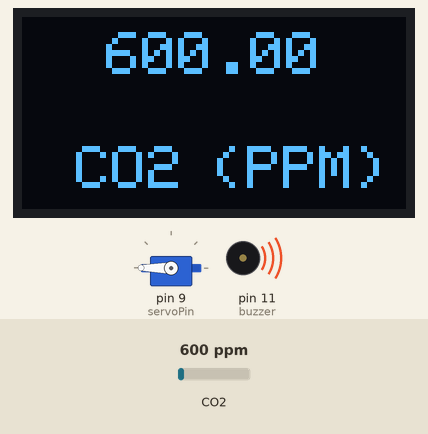
Recording of a sketch running on a simulated Arduino Uno, built with avr-gcc and run on an emulated ATmega328P. On the bench: 128×64 one-colour display, servo, buzzer (waves = sounding). The test bench sets the inputs (shaded band); at power-on: CO2 600 ppm. What the sketch prints to the serial monitor is not drawn.

Above: at 1.7 s.
1.8 s: CO2 set to 452 ppm
At 3.9 s:
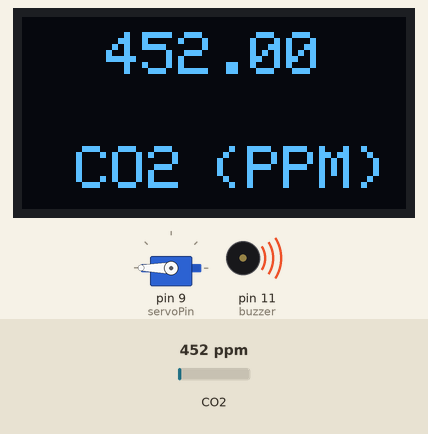
4.7 s: CO2 set to 1050 ppm
At 7.0 s:
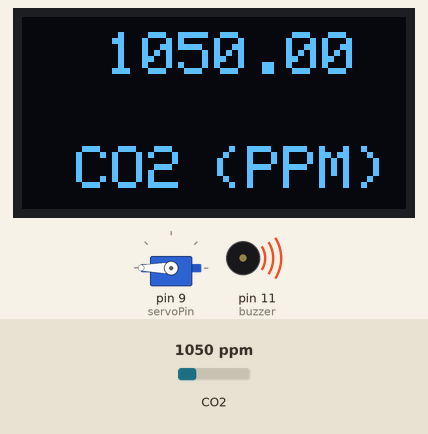
7.8 s: CO2 set to 1700 ppm
At 10.2 s:
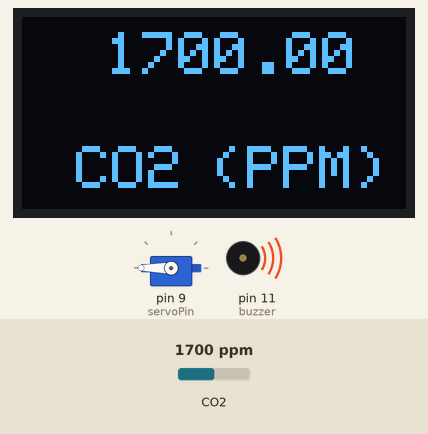
Timing chart, 0 to 11.7 s (numbered marks = the images above; inputs shaded):
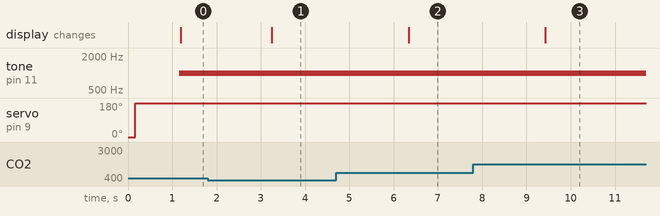

Measured:
- after the input at 1.8 s, the display: changes after 1.4 s (image 1)
- after the input at 4.7 s, the display: changes after 1.6 s (image 2)
- after the input at 7.8 s, the display: changes after 1.6 s (image 3)

The sketch:

emergencyCarVentSystem.ino
```cpp
#include "MQ135.h"
#include <SPI.h>
#include <Servo.h>   //servo library
#include <Adafruit_GFX.h>
#include <Adafruit_SSD1306.h>
#define OLED_RESET 4

#include <stdlib.h>
#include <SoftwareSerial.h>
#include <ArduinoJson.h>
#include <EEPROM.h>
#include <Wire.h>

SoftwareSerial nodemcu(2,3);

boolean dataArray[3];

Adafruit_SSD1306 display(OLED_RESET);
MQ135 gasSensor = MQ135(A1);
int val;
int sensorPin = A1;
int sensorValue = 0;
Servo servo;
int servoPin =9;
int buzzer=11;
void setup() {
  Wire.begin(4);                // join i2c bus with address #4
  //Wire.onReceive(receiveEvent);
  Serial.begin(9600);
  nodemcu.begin(9600);
  pinMode(sensorPin, INPUT);
  display.begin(SSD1306_SWITCHCAPVCC,0x3C);
  display.clearDisplay();
  display.display();

    servo.attach(servoPin);
    servo.write(0);         //close cap on power on
    delay(100);
}
float temp;
void loop() {
  //servo.attach(servoPin);
//  val = analogRead(A1);
//  Serial.print ("raw = ");
//  Serial.println (val);
    float ppm = gasSensor.getPPM();
    Serial.print ("ppm: ");
    Serial.println (ppm);


  if(ppm>2){
    //buzzer
    servo.attach(servoPin);
    servo.write(270);
    delay(1000);
    servo.detach();
    tone(buzzer, 1000);
  }
  else
  {
    servo.attach(servoPin);
    servo.write(0);
    delay(1000);
    servo.detach();
  noTone(buzzer);
  }

 display.setTextSize(2);
  display.setTextColor(WHITE);
  display.setCursor(18,43);
  display.println("CO2");
  display.setCursor(63,43);
  display.println("(PPM)");
  display.setTextSize(2);
  display.setCursor(28,5);
  display.println(ppm);
  display.display();
  display.clearDisplay();

  //delay(1000);
}

/*
void receiveEvent(int howMany)
{
  for(int i=0; i<howMany; i++)
  {
    dataArray[i] = Wire.read();
    //Serial.print(dataArray[i], HEX);
  }
}*/
```

CO2_wokingPart.c
```cpp
#include "MQ135.h"
#include <SPI.h>
#include <Adafruit_GFX.h>
#include <Adafruit_SSD1306.h>
#define OLED_RESET 4
Adafruit_SSD1306 display(OLED_RESET);
MQ135 gasSensor = MQ135(A1);
int val;
int sensorPin = A1;
int sensorValue = 0;
void setup() {
  Serial.begin(9600);
  pinMode(sensorPin, INPUT);
  display.begin(SSD1306_SWITCHCAPVCC,0x3C);
  display.clearDisplay();
  display.display();
}

float temp;
void loop() {
  val = analogRead(A1);
  temp= analogRead(A0);
  temp=temp*0.48828125;
  Serial.print ("raw = ");
  Serial.println (val);
  float ppm = gasSensor.getPPM();
  Serial.print ("ppm: ");
  Serial.println (ppm);

  Serial.print("Temperature: ");
  Serial.print(temp);
  Serial.print("*C");
  Serial.println();

  display.setTextSize(2);
  display.setTextColor(WHITE);
  display.setCursor(18,43);
  display.println("CO2");
  display.setCursor(63,43);
  display.println("(PPM)");
  display.setTextSize(2);
  display.setCursor(28,5);
  display.println(ppm);
  display.display();
  display.clearDisplay();
  delay(1000);
}
```

I2C_addressLocator.c
```cpp
#include <Wire.h>
void setup()
{
  Serial.begin (115200);
   while (!Serial)
    {
    }

  Serial.println ();
  Serial.println ("I2C scanner. Scanning ...");
  byte count = 0;
  pinMode(13,OUTPUT);
  digitalWrite(13,HIGH);
  Wire.begin();
  for (byte i = 1; i < 120; i++)
  {
    Wire.beginTransmission (i);
    if (Wire.endTransmission () == 0)
      {
      Serial.print ("Found address: ");
      Serial.print (i, DEC);
      Serial.print (" (0x");
      Serial.print (i, HEX);
      Serial.println (")");
      count++;
      delay (1);
      }
  }
  Serial.println ("Done.");
  Serial.print ("Found ");
  Serial.print (count, DEC);
  Serial.println (" device(s).");
}

void loop() {}
```

buzzerTrial.c
```cpp
int buzzer=11;
void setup() {

}
void loop() {
  tone(buzzer, 450);
  delay(1000);
  noTone(buzzer);
  delay(1000);

}
```

emergencyVentSystem.c
```cpp
#include "MQ135.h"
#include <SPI.h>
#include <Servo.h>   //servo library
#include <Adafruit_GFX.h>
#include <Adafruit_SSD1306.h>
#define OLED_RESET 4
Adafruit_SSD1306 display(OLED_RESET);
MQ135 gasSensor = MQ135(A1);
int val;
int sensorPin = A1;
int sensorValue = 0;
Servo servo;
int servoPin =9;
int buzzer=11;
void setup() {
  Serial.begin(9600);
  pinMode(sensorPin, INPUT);
  display.begin(SSD1306_SWITCHCAPVCC,0x3C);
  display.clearDisplay();
  display.display();

   servo.attach(servoPin);
    servo.write(0);         //close cap on power on
    delay(100);
    servo.detach();
}

float temp;

void loop() {
  val = analogRead(A1);
  temp= analogRead(A0);
  temp=temp*0.48828125;
  Serial.print ("raw = ");
  Serial.println (val);
  float ppm = gasSensor.getPPM();
  Serial.print ("ppm: ");
  Serial.println (ppm);

  Serial.print("Temperature: ");
  Serial.print(temp);
  Serial.print("C");
  Serial.println();

  if(ppm>10){       //we took this as the dummy data

    servo.attach(servoPin);
    delay(1);
    servo.write(0);
    delay(3000);
    servo.write(360);
    delay(1000);
    servo.detach();

    //buzzer
    tone(buzzer, 45);
    delay(1000);
    noTone(buzzer);
    delay(1000);

  //oled display
    display.setTextSize(2);
  display.setTextColor(WHITE);
  display.setCursor(18,43);
  display.println("CO2");
  display.setCursor(63,43);
  display.println("(PPM)");
  display.setTextSize(2);
  display.setCursor(28,5);
  display.println(ppm);
  display.display();
  display.clearDisplay();
  delay(1000);
  }

  if(ppm<=10){
    servo.attach(servoPin);
    servo.write(0);

    display.setTextSize(2);
  display.setTextColor(WHITE);
  display.setCursor(18,43);
  display.println("CO2");
  display.setCursor(63,43);
  display.println("(PPM)");
  display.setTextSize(2);
  display.setCursor(28,5);
  display.println(ppm);
  display.display();
  display.clearDisplay();
  delay(1000);
  }
}
```

mq135_oledTrial2.c
```cpp
// The load resistance on the board
//#define RLOAD 22.0
#include "MQ135.h"
#include <SPI.h>
#include <Adafruit_GFX.h>
#include <Adafruit_SSD1306.h>
//#define SCREEN_WIDTH 128 // OLED display width, in pixels
//#define SCREEN_HEIGHT 64 // OLED display height, in pixels
// Declaration for SSD1306 display connected using software SPI (default case):
//#define OLED_MOSI   9
//#define OLED_CLK   10
//#define OLED_DC    11
//#define OLED_CS    12
#define OLED_RESET 4
Adafruit_SSD1306 display(OLED_RESET);
MQ135 gasSensor = MQ135(A1);
int val;
int sensorPin = A1;
int sensorValue = 0;
void setup() {
  Serial.begin(9600);
  pinMode(sensorPin, INPUT);
  display.begin(SSD1306_SWITCHCAPVCC,0x3C);
  display.clearDisplay();
  display.display();
}
void loop() {
  val = analogRead(A1);
  Serial.print ("raw = ");
  Serial.println (val);
 // float zero = gasSensor.getRZero();
 // Serial.print ("rzero: ");
  //Serial.println (zero);
  float ppm = gasSensor.getPPM();
  Serial.print ("ppm: ");
  Serial.println (ppm);
  display.setTextSize(2);
  display.setTextColor(WHITE);
  display.setCursor(18,43);
  display.println("CO2");
  display.setCursor(63,43);
  display.println("(PPM)");
  display.setTextSize(2);
  display.setCursor(28,5);
  display.println(ppm);
  display.display();
  display.clearDisplay();
  delay(1000);
}
```

mq135_oledTrial3.c
```cpp
// The load resistance on the board
//#define RLOAD 22.0
#include "MQ135.h"
#include <SPI.h>
#include <Adafruit_GFX.h>
#include <Adafruit_SSD1306.h>
//#define SCREEN_WIDTH 128 // OLED display width, in pixels
//#define SCREEN_HEIGHT 64 // OLED display height, in pixels
// Declaration for SSD1306 display connected using software SPI (default case):
#define OLED_MOSI   9
#define OLED_CLK   10
#define OLED_DC    11
#define OLED_CS    12
#define OLED_RESET 4
Adafruit_SSD1306 display(OLED_MOSI, OLED_CLK, OLED_DC, OLED_RESET, OLED_CS);
MQ135 gasSensor = MQ135(A1);
int val;
int sensorPin = A1;
int sensorValue = 0;
void setup() {
  Serial.begin(9600);
  pinMode(sensorPin, INPUT);
  display.begin(SSD1306_SWITCHCAPVCC,0x3C);
  display.clearDisplay();
  display.display();
}
void loop() {
  val = analogRead(A1);
  Serial.print ("raw = ");
  Serial.println (val);
 // float zero = gasSensor.getRZero();
 // Serial.print ("rzero: ");
  //Serial.println (zero);
  float ppm = gasSensor.getPPM();
  Serial.print ("ppm: ");
  Serial.println (ppm);
  display.setTextSize(2);
  display.setTextColor(WHITE);
  display.setCursor(18,43);
  display.println("CO2");
  display.setCursor(63,43);
  display.println("(PPM)");
  display.setTextSize(2);
  display.setCursor(28,5);
  display.println(ppm);
  display.display();
  display.clearDisplay();
  delay(1000);
}
```

oledTrial.c
```cpp
#include <Wire.h>
#include <SPI.h>
#include <Adafruit_GFX.h>
#include <Adafruit_SSD1306.h>
#define OLED_RESET 4
Adafruit_SSD1306 display(OLED_RESET);
void setup()
{
display.begin(SSD1306_SWITCHCAPVCC, 0x3C);
display.clearDisplay();
}
void loop()
{
display.setTextSize(1);
display.setTextColor(WHITE);
display.setCursor(0,0);
display.println("Hiii Spidey!");
display.display();
}
```

servoCO2.c
```cpp
#include "MQ135.h"
#include <SPI.h>
#include <Servo.h>   //servo library
#include <Adafruit_GFX.h>
#include <Adafruit_SSD1306.h>
#define OLED_RESET 4
Adafruit_SSD1306 display(OLED_RESET);
MQ135 gasSensor = MQ135(A1);
int val;
int sensorPin = A1;
int sensorValue = 0;
Servo servo;
int servoPin =9;
int buzzer=11;
void setup() {
  Serial.begin(9600);
  pinMode(sensorPin, INPUT);
  display.begin(SSD1306_SWITCHCAPVCC,0x3C);
  display.clearDisplay();
  display.display();

   servo.attach(servoPin);
    servo.write(0);         //close cap on power on
    delay(100);
    servo.detach();
}

float temp;

void loop() {
  val = analogRead(A1);
  temp= analogRead(A0);
  temp=temp*0.48828125;
  Serial.print ("raw = ");
  Serial.println (val);
  float ppm = gasSensor.getPPM();
  Serial.print ("ppm: ");
  Serial.println (ppm);

  Serial.print("Temperature: ");
  Serial.print(temp);
  Serial.print("*C");
  Serial.println();

  if(ppm>1){
    servo.attach(servoPin);
    delay(1);
    servo.write(0);
    delay(3000);
    servo.write(150);
    delay(1000);
    servo.detach();

    //buzzer
    tone(buzzer, 45);
    delay(1000);
    noTone(buzzer);
    delay(1000);
  }


  display.setTextSize(2);
  display.setTextColor(WHITE);
  display.setCursor(18,43);
  display.println("CO2");
  display.setCursor(63,43);
  display.println("(PPM)");
  display.setTextSize(2);
  display.setCursor(28,5);
  display.println(ppm);
  display.display();
  display.clearDisplay();
  delay(1000);
}
```

trial.C
```cpp
#include "MQ135.h"
#include <SPI.h>
#include <Servo.h>   //servo library
#include <Adafruit_GFX.h>
#include <Adafruit_SSD1306.h>
#define OLED_RESET 4
Adafruit_SSD1306 display(OLED_RESET);
MQ135 gasSensor = MQ135(A1);
int val;
int sensorPin = A1;
int sensorValue = 0;
Servo servo;
int servoPin =9;
int buzzer=11;
void setup() {
  Serial.begin(9600);
  pinMode(sensorPin, INPUT);
  display.begin(SSD1306_SWITCHCAPVCC,0x3C);
  display.clearDisplay();
  display.display();

   servo.attach(servoPin);
    servo.write(0);         //close cap on power on
    delay(100);
    servo.detach();
}
float temp;
void loop() {
  val = analogRead(A1);
  Serial.print ("raw = ");
  Serial.println (val);
  float ppm = gasSensor.getPPM();
  Serial.print ("ppm: ");
  Serial.println (ppm);

  temp= analogRead(A0);
  temp=temp*0.48828125;
  Serial.print("Temperature: ");
  Serial.print(temp);
  Serial.print("C");
  Serial.println();

  if(ppm>10){
    servo.attach(servoPin);
    delay(1);
    servo.write(0);
    delay(3000);
    servo.write(360);
    delay(1000);
    servo.detach();

    //buzzer
    tone(buzzer, 45);
    delay(1000);
    noTone(buzzer);
    delay(1000);

  display.setTextSize(2);
  display.setTextColor(WHITE);
  display.setCursor(18,43);
  display.println("CO2");
  display.setCursor(63,43);
  display.println("(PPM)");
  display.setTextSize(2);
  display.setCursor(28,5);
  display.println(ppm);
  display.display();
  display.clearDisplay();
  delay(1000);
  }

  if(ppm<=10){
  servo.attach(servoPin);
  servo.write(0);

  display.setTextSize(2);
  display.setCursor(63,43);
  display.println("(PPM)");
  display.setTextSize(2);
  display.setCursor(28,5);
  display.println(ppm);
  display.display();
  display.clearDisplay();
  delay(1000);
  }
}
```
